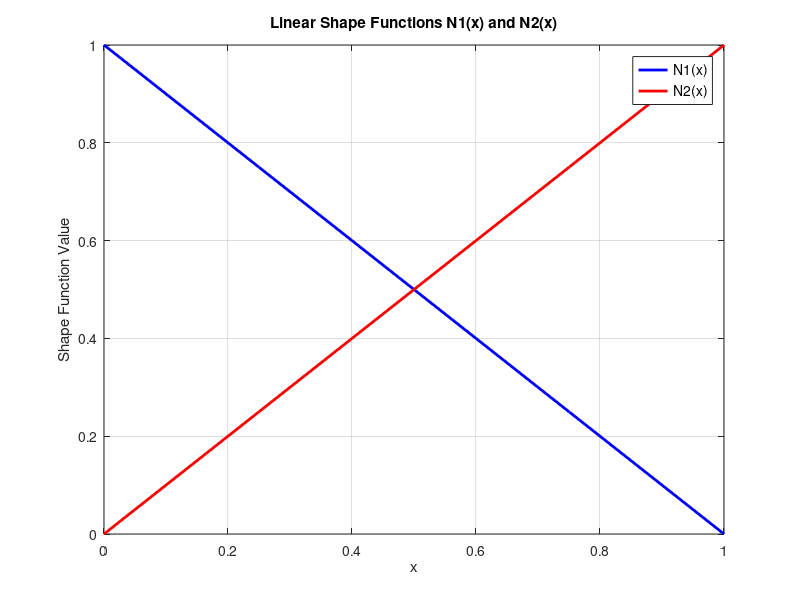
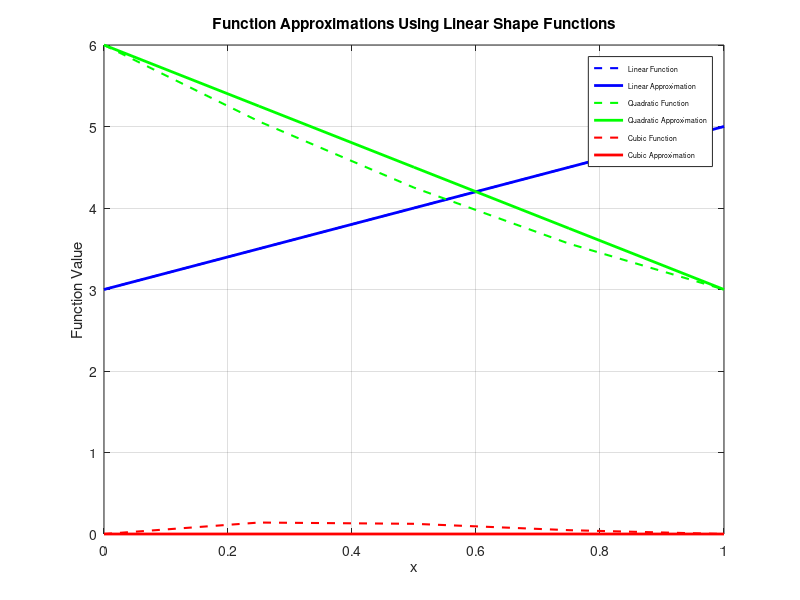
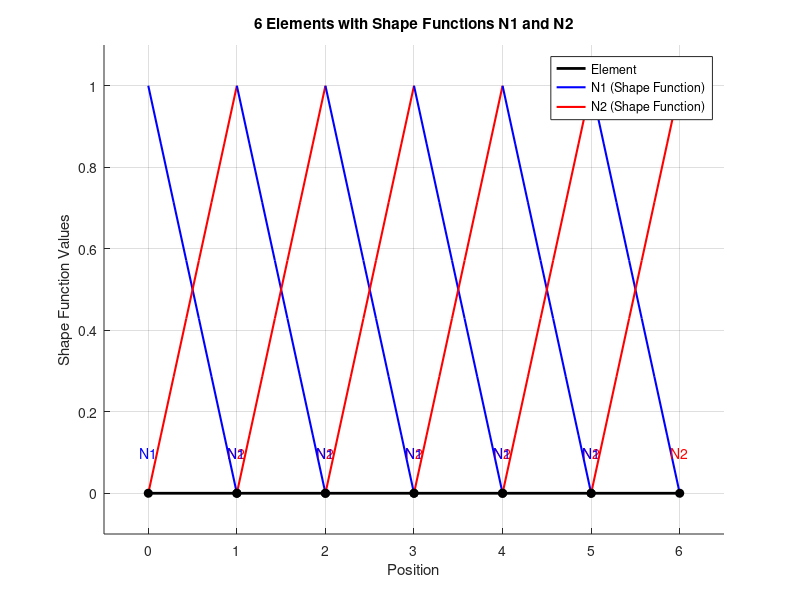

These charts were generated, in order, by the following MATLAB code:
% Define the linear shape functions
shape_N1 = @(x, x1, x2) (x2 - x) / (x2 - x1); % Shape function N1
shape_N2 = @(x, x1, x2) (x - x1) / (x2 - x1); % Shape function N2

% Define the element's node positions
x1 = 0; % Node 1 position
x2 = 1; % Node 2 position

% Generate points between the nodes
x_vals = linspace(x1, x2, 5);

% Calculate the shape function values at each point
N1_vals = shape_N1(x_vals, x1, x2);
N2_vals = shape_N2(x_vals, x1, x2);

% Plot the shape functions
figure;
plot(x_vals, N1_vals, 'b', 'DisplayName', 'N1(x)', 'LineWidth', 2); hold on;
plot(x_vals, N2_vals, 'r', 'DisplayName', 'N2(x)', 'LineWidth', 2);
title('Linear Shape Functions N1(x) and N2(x)');
xlabel('x');
ylabel('Shape Function Value');
legend('N1(x)', 'N2(x)', 'Location', 'northeast', 'FontSize', 10);
grid on;

% Define the test functions
linear_func = @(x) 2*x + 3;
quadratic_func = @(x) x.^2 - 4*x + 6;
cubic_func = @(x) x.^3 - 2*x.^2 + x;

% Define function values at nodes
u1_linear = linear_func(x1);
u2_linear = linear_func(x2);

u1_quadratic = quadratic_func(x1);
u2_quadratic = quadratic_func(x2);

u1_cubic = cubic_func(x1);
u2_cubic = cubic_func(x2);

% Function approximation using shape functions
approx_func = @(N1, N2, u1, u2) N1 * u1 + N2 * u2;

% Approximate the functions using shape functions
linear_approx = approx_func(N1_vals, N2_vals, u1_linear, u2_linear);
quadratic_approx = approx_func(N1_vals, N2_vals, u1_quadratic, u2_quadratic);
cubic_approx = approx_func(N1_vals, N2_vals, u1_cubic, u2_cubic);

% Plot the original functions and the approximations
figure;
plot(x_vals, linear_func(x_vals), 'b--', 'DisplayName', 'Linear Function', 'LineWidth', 1.5); hold on;
plot(x_vals, linear_approx, 'b', 'DisplayName', 'Linear Approximation', 'LineWidth', 2);

plot(x_vals, quadratic_func(x_vals), 'g--', 'DisplayName', 'Quadratic Function', 'LineWidth', 1.5);
plot(x_vals, quadratic_approx, 'g', 'DisplayName', 'Quadratic Approximation', 'LineWidth', 2);

plot(x_vals, cubic_func(x_vals), 'r--', 'DisplayName', 'Cubic Function', 'LineWidth', 1.5);
plot(x_vals, cubic_approx, 'r', 'DisplayName', 'Cubic Approximation', 'LineWidth', 2);

title('Function Approximations Using Linear Shape Functions');
xlabel('x');
ylabel('Function Value');
legend('Location', 'northeast', 'FontSize', 5); % Adjust the legend size
grid on;


% Number of elements
num_elements = 6;

% Node positions
nodes = linspace(0, 6, num_elements + 1);

% Prepare figure
figure;
hold on;
grid on;
title('6 Elements with Shape Functions N1 and N2');
xlabel('Position');
ylabel('Shape Function Values');

% Plot the elements and shape functions
for i = 1:num_elements
    % Node coordinates for the current element
    x1 = nodes(i);
    x2 = nodes(i+1);
    
    % Linear shape functions
    N1 = @(x) (x2 - x) / (x2 - x1);  % Shape function N1
    N2 = @(x) (x - x1) / (x2 - x1);  % Shape function N2
    
    % Plot the element line
    plot([x1, x2], [0, 0], 'k', 'LineWidth', 2);
    
    % Plot N1 and N2 over the element
    fplot(N1, [x1, x2], 'b-', 'LineWidth', 1.5);  % N1 is linear, starts from 1 at x1 to 0 at x2
    fplot(N2, [x1, x2], 'r-', 'LineWidth', 1.5);  % N2 is linear, starts from 0 at x1 to 1 at x2
    
    % Mark the nodes
    plot(x1, 0, 'ko', 'MarkerFaceColor', 'k');
    plot(x2, 0, 'ko', 'MarkerFaceColor', 'k');
    
    % Text labels for shape functions at each node
    text(x1, 0.1, 'N1', 'Color', 'b', 'HorizontalAlignment', 'center');
    text(x2, 0.1, 'N2', 'Color', 'r', 'HorizontalAlignment', 'center');
end

% Limits and formatting
xlim([nodes(1)-0.5, nodes(end)+0.5]);
ylim([-0.1, 1.1]);
legend('Element', 'N1 (Shape Function)', 'N2 (Shape Function)', 'Location', 'Best');
hold off;


